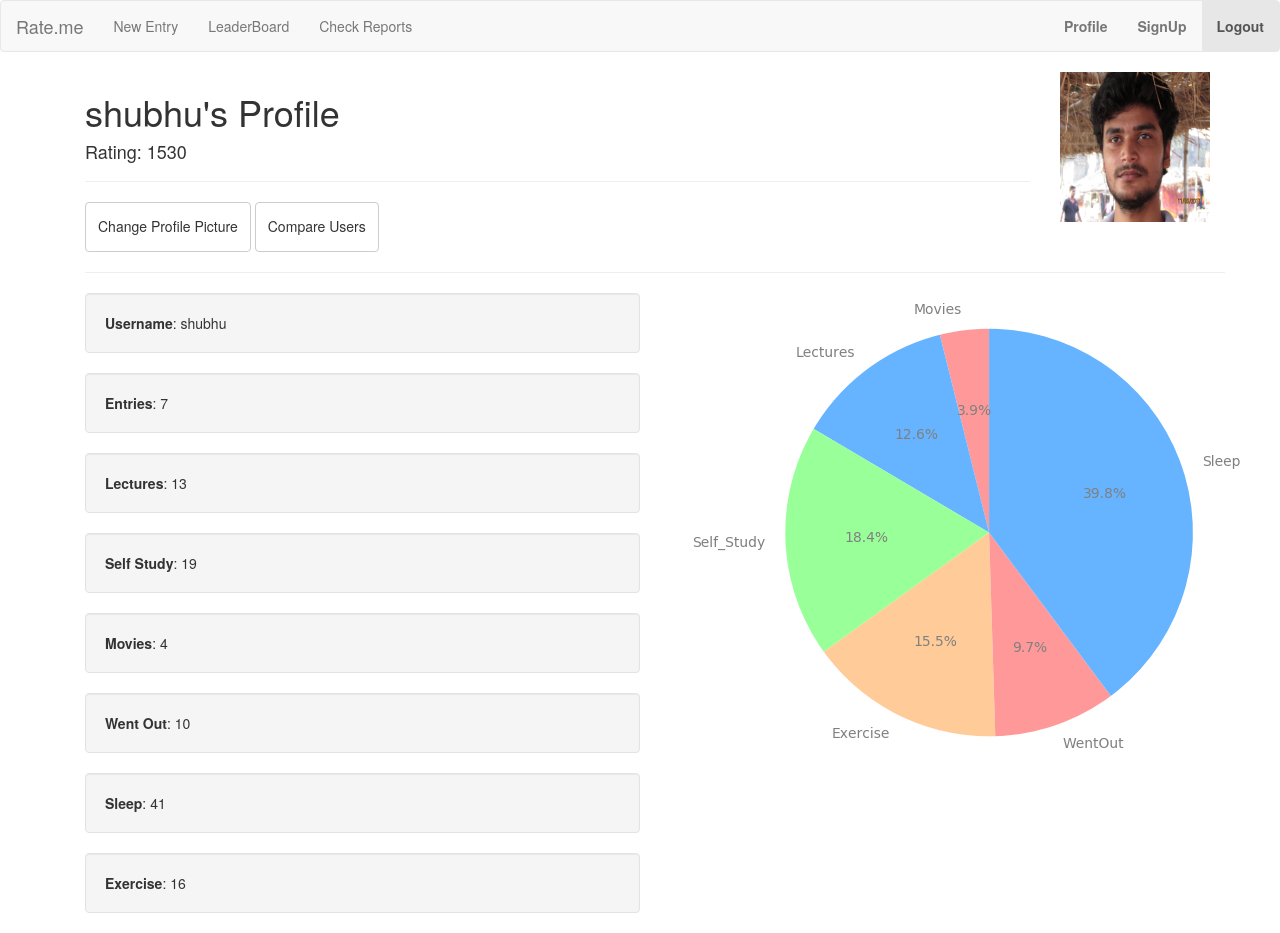
Before: /users/profile/shubhu/ with the older database file.
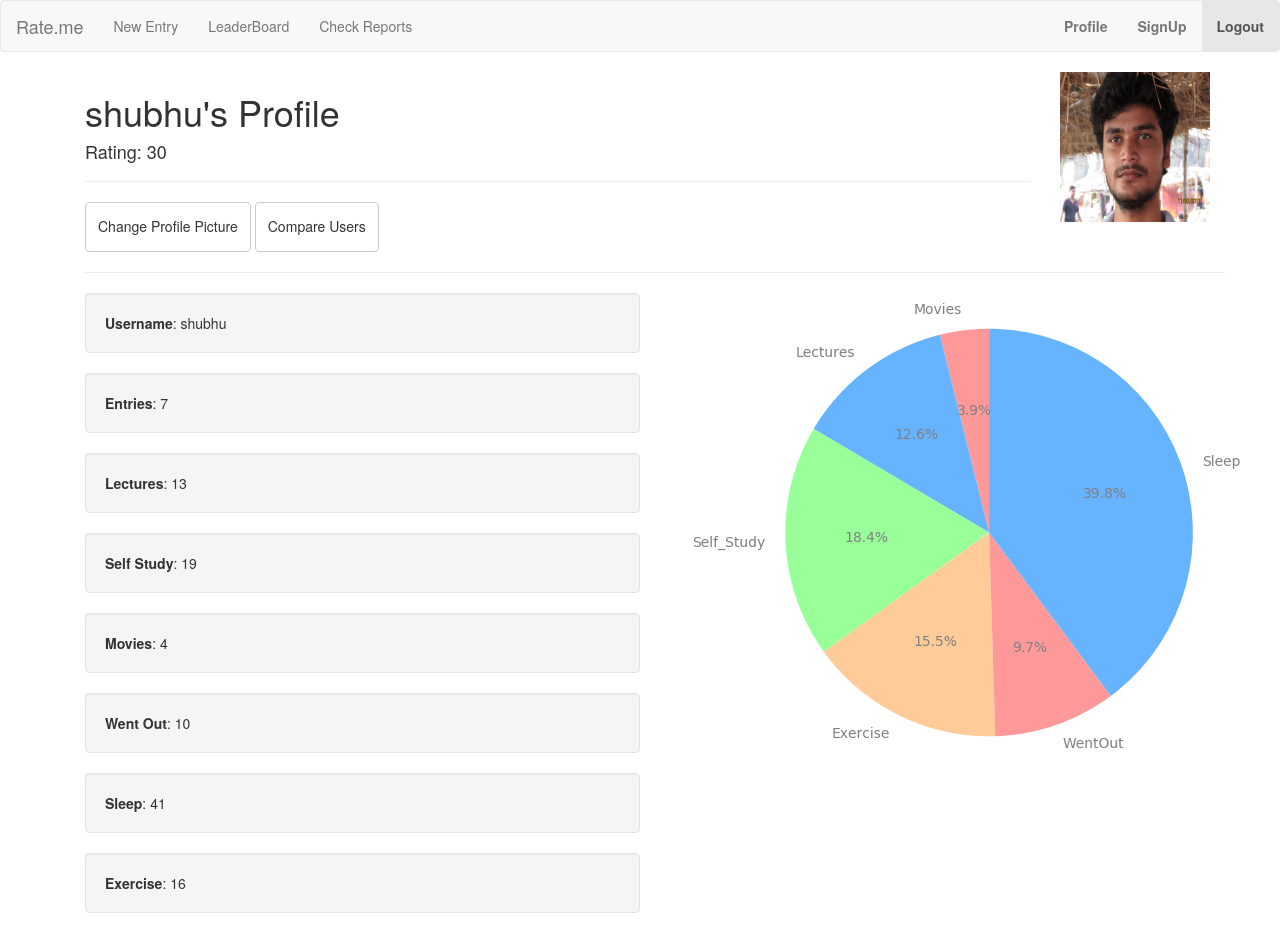
After: the same page with the newer database file.
### uusers/models.py (models this page shows)
class UserDetail(models.Model):
	username = models.CharField(max_length=50,primary_key=True)
	time_stamp = models.DateTimeField(auto_now=True)
	totMovie  = models.IntegerField(default=0)
	totStudy = models.IntegerField(default=0)
	totLectures = models.IntegerField(default=0)
	totExercise = models.IntegerField(default=0)
	totWent = models.IntegerField(default=0)
	totSleep = models.IntegerField(default=0)
	logs = models.IntegerField(default=0)
	pie = models.FileField(null=True)
	score = models.IntegerField(default=0)
	rating = models.IntegerField(default=0)
	dp = models.FileField(upload_to='.',default='default.jpeg')

### uusers/views.py (the view)
# urls.py: path('profile/<user>/',views.profile,name='profile'),
def profile(request,user):
	try:
		user_base = UserDetail.objects.get(username=user)
	except UserDetail.DoesNotExist:
		return HttpResponse("User Does Not Exist")
	return render(request,'profile.html',{'data':user_base})

### templates/profile.html (shortened to what this page needs)
{% extends 'base.html' %}
{% block content %}
{% load bootstrap3 %}
<div class="container">
<div class="row">
	<div class="col-md-10">
		<h1>{{data.username}}'s Profile</h1>
		<h4>Rating: {{data.rating}}</h4>
		<hr>
		<a href="{% url 'updatepic' %}">
		<button class="btn btn-default">
			<h5>Change Profile Picture</h5>
		</button>
		</a>
		<a href="{% url 'compareform' %}">
		<button class="btn btn-default">
			<h5>Compare Users</h5>
		</button>
		</a>
	</div>
	<div class="col-md-2">
		<img class='round' src="{{data.dp.url}}" width="150px" height="150px">
	</div>
</div>
<hr>
<div class="row">
	<div class='col-md-6'>
	<div class="well">
		<strong>Username</strong>: {{data.username}}
	</div>
	<div class="well">
		 <strong>Entries</strong>: {{data.logs}}
	</div>
	<div class="well">
		 <strong>Lectures</strong>: {{data.totLectures}}
	</div>
	<div class="well">
		 <strong>Self Study</strong>: {{data.totStudy}}
	</div>
	<div class="well">
		 <strong>Movies</strong>: {{data.totMovie}}
	</div>
	<div class="well">
		 <strong>Went Out</strong>: {{data.totWent}}
	</div>
	<div class="well">
		 <strong>Sleep</strong>: {{data.totSleep}}
	</div>
	<div class="well">
		 <strong>Exercise</strong>: {{data.totExercise}}
	</div>
	</div>
	<div class='col-md-6'>
		<img src="{{data.pie.url}}">
	</div>
</div>
</div>
</div>
{% endblock content %}

Changed rows visible on the page:
changed UserDetail "shubhu": rating "1530" → "30"
